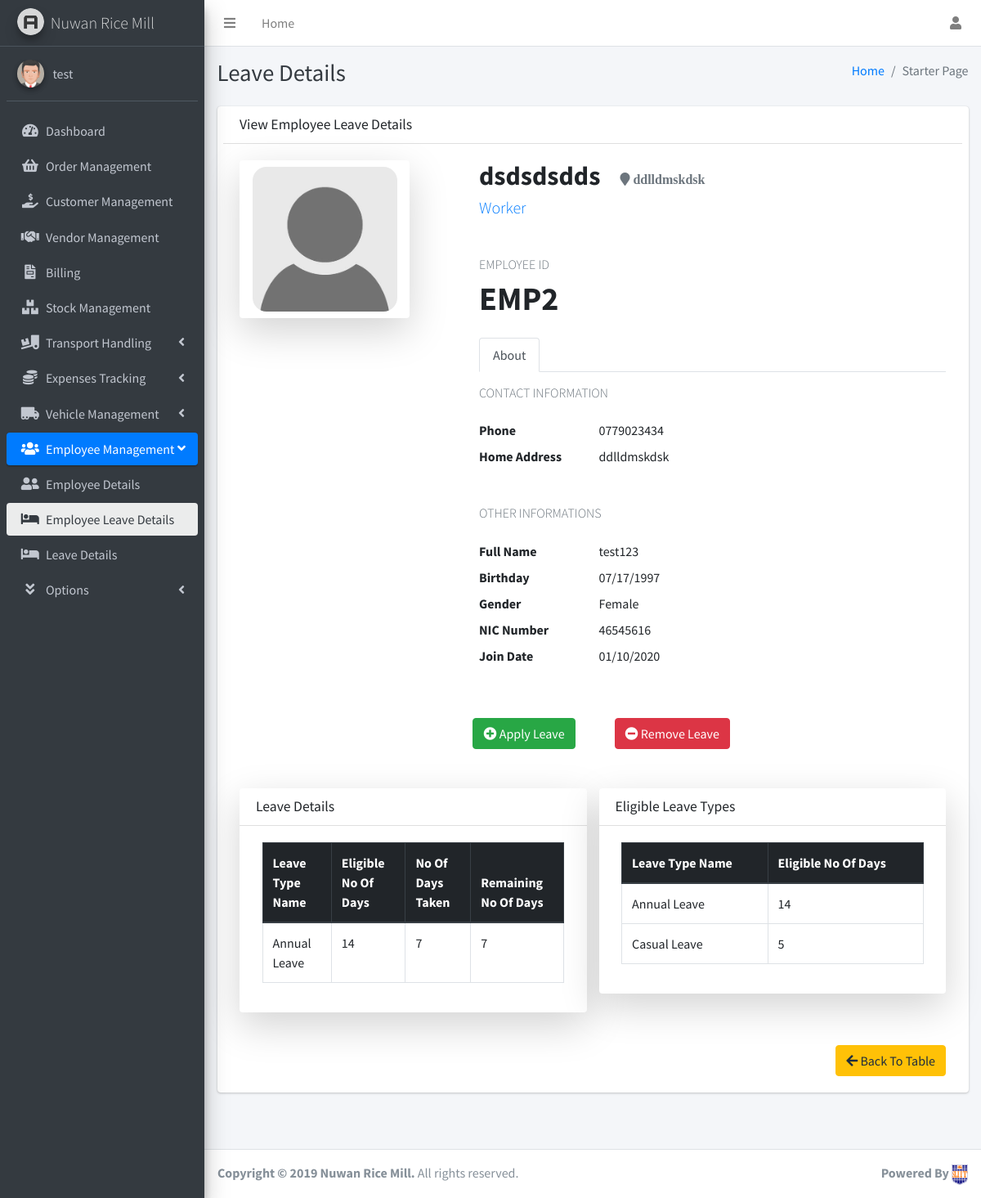
The page /Employee/Leave/ViewEmployeeLeaveDetails.php?eid=16 (signed in) on the database its author committed.
### tables this page shows
CREATE TABLE `employee` (
  `id` int(11) NOT NULL,
  `empid` varchar(50) NOT NULL,
  `fullname` varchar(200) NOT NULL,
  `name` varchar(100) NOT NULL,
  `dob` varchar(50) NOT NULL,
  `gender` varchar(10) NOT NULL,
  `nicnum` varchar(12) NOT NULL,
  `mnumber` varchar(10) NOT NULL,
  `empaddress` varchar(250) NOT NULL,
  `jondate` varchar(50) NOT NULL,
  `emptype` varchar(15) NOT NULL,
  `designation` varchar(25) NOT NULL,
  `DrivingLicenNum` varchar(50) NOT NULL,
  `Imglocation` varchar(200) NOT NULL,
  `Imgstatus` varchar(2) NOT NULL
);

CREATE TABLE `leavetype` (
  `Lid` int(11) NOT NULL,
  `leaveTypeId` varchar(50) NOT NULL,
  `LeaveName` varchar(150) NOT NULL,
  `EmpType` varchar(20) NOT NULL,
  `NoofDays` varchar(10) NOT NULL,
  `Description` varchar(250) NOT NULL
);

CREATE TABLE `empleave` (
  `LeaveID` int(11) NOT NULL,
  `empid` int(11) NOT NULL,
  `Lid` int(11) NOT NULL,
  `DaysTaken` varchar(50) NOT NULL DEFAULT '0',
  `days` varchar(200) NOT NULL,
  `Reason` varchar(200) NOT NULL
);

### Employee/Leave/ViewEmployeeLeaveDetails.php (the view, shortened to what the rows shown need)
<?php
include '../../inc/dbconnect.php';
$Emp_ID = "";
if (isset($_GET['eid'])) {
    $Emp_ID = mysqli_real_escape_string($con, $_GET['eid']);
    $query = "SELECT * FROM employee WHERE id = {$Emp_ID}";
    $resultset = mysqli_query($con, $query);
    if ($resultset) {
        if (mysqli_num_rows($resultset) == 1) {
            $result = mysqli_fetch_assoc($resultset);
            $eid = $result['empid'];
            $fname = $result['fullname'];
            $name = $result['name'];
            $dob = $result['dob'];
            $gender = $result['gender'];
            $nic = $result['nicnum'];
            $mobile = $result['mnumber'];
            $address = $result['empaddress'];
            $joindate = $result['jondate'];
            $designation = $result['designation'];
        } else {
            header('Location: EmployeeTable.php?error=UserNotFound');
        }
    } else {
        header('Location: EmployeeTable.php?error=SQLError');
    }
}
?>
<!DOCTYPE html>
<html lang="en">
<head>
    <link rel="stylesheet" href="../../dist/css/customCSS.css">
    <link rel="stylesheet" href="../../plugins/overlayScrollbars/css/OverlayScrollbars.min.css">
    <link rel="stylesheet" href="../../plugins/fontawesome-free/css/all.min.css">
    <link rel="stylesheet" href="../../dist/css/adminlte.min.css">
    <link rel="stylesheet" href="../../plugins/datatables-bs4/css/dataTables.bootstrap4.css">
    <link rel="stylesheet" href="../../form-validator/theme-default.min.css">
    <link rel="stylesheet" href="../../sweetalert/sweetalert2.min.css">
    <link rel="stylesheet" href="../../date-picker/bootstrap-datepicker.css">
</head>
<body class="hold-transition sidebar-mini layout-fixed layout-navbar-fixed layout-footer-fixed">
    <div class="wrapper">
        <div class="content-wrapper">
            <div class="content-header">
                <div class="container-fluid">
                    <div class="row mb-2">
                        <div class="col-sm-6">
                            <h1 class="m-0 text-dark">Leave Details</h1>
                        </div>
                    </div>
                </div>
            </div>
            <div class="content">
                <div class="container-fluid">
                    <div class="card mb-5 col-12">
                        <div class="card-body">
                            <div class="row">
                                <div class="col-md-8">
                                    <div class="d-flex align-items-center">
                                        <h2 class="font-weight-bold m-0"><?php echo $name ?></h2>
                                        <address class="m-0 pt-2 pl-0 pl-md-4 font-weight-light text-secondary"><i class="fa fa-map-marker">&nbsp;<?php echo $address ?></i></address>
                                    </div>
                                    <p class="h5 text-primary mt-2 d-block font-weight-light"><?php echo $designation ?></p>
                                    <section class="mt-5">
                                        <h3 class="h6 font-weight-light text-secondary text-uppercase">Employee ID</h3>
                                        <div class="d-flex align-items-center">
                                            <strong class="h1 font-weight-bold m-0 mr-3"><?php echo $eid ?></strong>
                                        </div>
                                    </section>
                                    <section class="mt-4">
                                        <ul class="nav nav-tabs" id="myTab" role="tablist">
                                        </ul>
                                        <div class="tab-pane py-3 fade show active" id="home" role="tabpanel" aria-labelledby="home-tab">
                                            <dl class="row mt-4 mb-4 pb-3">
                                                <dt class="col-sm-3">Phone</dt>
                                                <dd class="col-sm-9"><?php echo $mobile ?></dd>
                                                <dt class="col-sm-3">Home Address</dt>
                                                <dd class="col-sm-9">
                                                    <address class="mb-0"><?php echo $address  ?></address>
                                                </dd>
                                            </dl>
                                            <dl class="row mt-4 mb-4 pb-3">
                                                <dt class="col-sm-3">Full Name</dt>
                                                <dd class="col-sm-9"><?php echo $fname ?></dd>
                                                <dt class="col-sm-3">Birthday</dt>
                                                <dd class="col-sm-9"><?php echo $dob ?></dd>
                                                <dt class="col-sm-3">Gender</dt>
                                                <dd class="col-sm-9"><?php echo $gender ?></dd>
                                                <dt class="col-sm-3">NIC Number</dt>
                                                <dd class="col-sm-9"><?php echo $nic ?></dd>
                                                <dt class="col-sm-3">Join Date</dt>
                                                <dd class="col-sm-9"><?php echo $joindate ?></dd>
                                            </dl>
                                        </div>
                                    </section>
                                    <div class="row">
                                        <div class="mb-5">
                                        </div>
                                        <div class="mb-5 ml-5">
                                        </div>
                                    </div>
                                </div>
                            </div>
                            <div class="row">
                                <div class="col-md-6">
                                    <div class="card shadow-lg">
                                        <div class="card-body">
                                            <div class="table-responsive">
                                                <div class="dataTables_wrapper container-fluid dt-bootstrap4">
                                                    <table id="example1" class="table table-bordered table-hover">
                                                        <thead class="thead-dark">
                                                            <tr>
                                                                <th>Leave Type Name</th>
                                                                <th>Eligible No Of Days</th>
                                                                <th>No Of Days Taken</th>
                                                                <th>Remaining No Of Days</th>
                                                            </tr>
                                                        </thead>
                                                        <tbody>
                                                            <?php
                                                            $sql = "SELECT l.LeaveName, l.NoofDays, el.DaysTaken,e.id FROM employee e,leavetype l,empleave el WHERE e.id = el.empid AND e.emptype = l.EmpType AND el.Lid =l.Lid AND e.id ='" . $Emp_ID . "'";
                                                            $resultset = mysqli_query($con, $sql);
                                                            if ($result) {
                                                                while ($row = mysqli_fetch_assoc($resultset)) {
                                                                    $leavename = $row['LeaveName'];
                                                                    $elidays = $row['NoofDays'];
                                                                    $daystaken = $row['DaysTaken'];
                                                            ?>
                                                                    <tr>
                                                                        <td><?php echo $leavename ?></td>
                                                                        <td><?php echo $elidays ?></td>
                                                                        <td><?php echo $daystaken ?></td>
                                                                        <td><?php echo ($elidays - $daystaken) ?></td>
                                                                    </tr>
                                                            <?php
                                                                }
                                                            }
                                                            ?>
                                                        </tbody>
                                                    </table>
                                                </div>
                                            </div>
                                        </div>
                                    </div>
                                </div>
                                <div class="col-md-6">
                                    <div class="card shadow-lg">
                                        <div class="card-body">
                                            <div class="table-responsive">
                                                <div class="dataTables_wrapper container-fluid dt-bootstrap4">
                                                    <table id="example1" class="table table-bordered table-hover">
                                                        <thead class="thead-dark">
                                                            <tr>
                                                                <th>Leave Type Name</th>
                                                                <th>Eligible No Of Days</th>
                                                            </tr>
                                                        </thead>
                                                    </table>
                                                </div>
                                            </div>
                                        </div>
                                    </div>
                                </div>
                            </div>
                        </div>
                    </div>
                    <br>
                </div>
            </div>
        </div>
    </div>
</body>
</html>

### rows shown on the page
employee: name "dsdsdsdds", empaddress "ddlldmskdsk", designation "Worker", empid "EMP2", mnumber "0779023434", fullname "test123", dob "07/17/1997", gender "Female", nicnum "46545616", jondate "01/10/2020", leavetype.LeaveName "Annual Leave", leavetype.NoofDays "14", empleave.DaysTaken "7"

### other values the page prints
$_SESSION['username'] "test"
$leavename "Annual Leave"
$elidays "14"
$leavename "Casual Leave"
$elidays "5"
